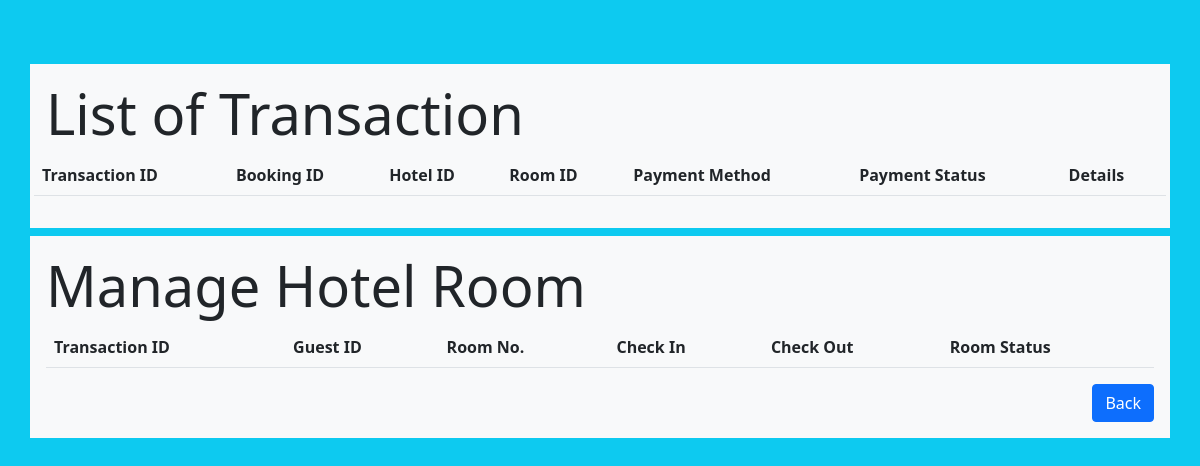
Page /manage_hotel_room.php on the earlier database version.
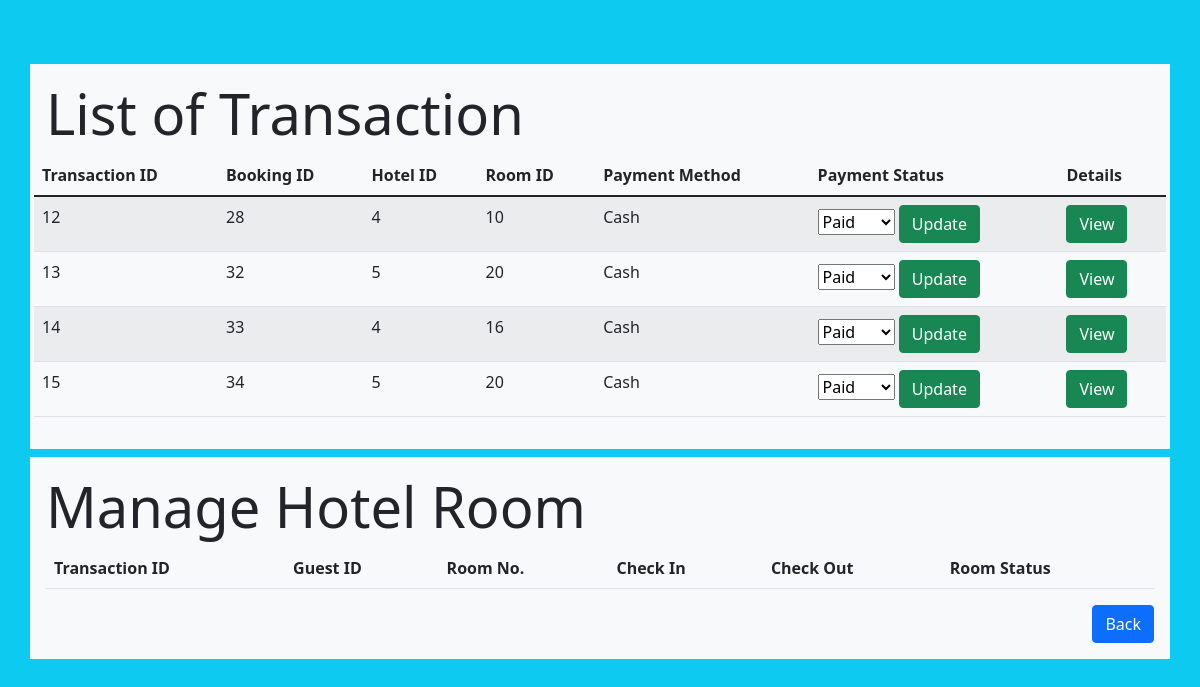
Same page on the later database version.
### tables this page shows
CREATE TABLE `booking` (
  `booking_id` int(11) NOT NULL,
  `guest_id` int(11) DEFAULT NULL,
  `room_id` int(11) DEFAULT NULL,
  `hotel_id` int(11) DEFAULT NULL,
  `date_start` datetime DEFAULT NULL,
  `date_end` datetime DEFAULT NULL,
  `transaction_id` int(11) NOT NULL
);

CREATE TABLE `transaction` (
  `transaction_id` int(11) NOT NULL,
  `staff_id` int(11) DEFAULT NULL,
  `payment_type` varchar(20) DEFAULT NULL,
  `payment_status` varchar(20) DEFAULT NULL,
  `total_cost` int(11) DEFAULT NULL,
  `pay_date` date DEFAULT NULL
);

### manage_hotel_room.php (the view, shortened to what this page needs)
<?php require_once('connect.php');
?>
<!DOCTYPE html>
<html>
<head>
    <link href="https://cdn.jsdelivr.net/npm/bootstrap@5.1.3/dist/css/bootstrap.min.css" rel="stylesheet">
</head>
<body class="p-3 mb-2 bg-info text-white">
    <div class="py-5">
        <div class="container p-3 mb-2 bg-light text-dark">
            <div class="row">
                <h1 class="display-4">List of Transaction</h1>
                <table class="table table-striped">
                    <thead class="thead-dark">
                        <tr>
                            <th>Transaction ID</th>
                            <th>Booking ID</th>
                            <th>Hotel ID</th>
                            <th>Room ID</th>
                            <th>Payment Method</th>
                            <th>Payment Status</th>
                            <th>Details</th>
                        </tr>
                    </thead>
                    <tbody>
                        <?php
                        $q = "SELECT `transaction`.transaction_id , booking.booking_id, booking.hotel_id, booking.room_id, payment_type  from `transaction` inner join booking on `transaction`.transaction_id = booking.transaction_id group by transaction_id;";
                        $result = $mysqli->query($q);
                        while ($row = $result->fetch_array()) { ?>
                            <tr>
                                <td><?= $row['transaction_id'] ?></td>
                                <td><?= $row['booking_id'] ?></td>
                                <td><?= $row['hotel_id'] ?></td>
                                <td><?= $row['room_id'] ?></td>
                                <td><?= $row['payment_type'] ?></td>
                                <form action='manage_hotel_room_payment_status.php' method='post'>
                                    <td><select name="payment_status">
                                            <option value="paid">Paid</option>
                                        </select>
                                        <button class="btn btn-success" name="update_payment_status" type="submit">Update</button>
                                </form>
                                <form action='manage_hotel_room.php' method='post'>
                                    <td><button class="btn btn-success" name="view_transaction" type="submit">View</button></td>
                                </form>
                            <?php } ?>
                    </tbody>
                </table>
            </div>
        </div>
        <div class="container p-3 mb-2 bg-light text-dark">
            <div class="row">
                <div class="col-md-12">
                    <h1 class="display-4">Manage Hotel Room</h1>
                </div>
            </div>
            <div class="row">
                <div class="col-md-12">
                    <div class="table-responsive">
                        <table class="table table-striped">
                            <thead class="thead-dark">
                                <tr>
                                    <th>Transaction ID</th>
                                    <th>Guest ID</th>
                                    <th>Room No.</th>
                                    <th>Check In</th>
                                    <th>Check Out</th>
                                    <th>Room Status</th>
                                </tr>
                            </thead>
                        </table>
                        <div class="col-md-12 text-center d-md-flex justify-content-between align-items-center">
                             <a class="btn btn-primary" href="main.php">Back</a>
                        </div>
                    </div>
                </div>
            </div>
        </div>
    </div>
</body>
</html>

Differences in the rows shown:
added booking: transaction.transaction_id "12", booking_id "28", hotel "4", room "10", transaction.payment_type "Cash"
added booking: transaction.transaction_id "13", booking_id "32", hotel "5", room "20", transaction.payment_type "Cash"
added booking: transaction.transaction_id "14", booking_id "33", hotel "4", room "16", transaction.payment_type "Cash"
added booking: transaction.transaction_id "15", booking_id "34", hotel "5", room "20", transaction.payment_type "Cash"
